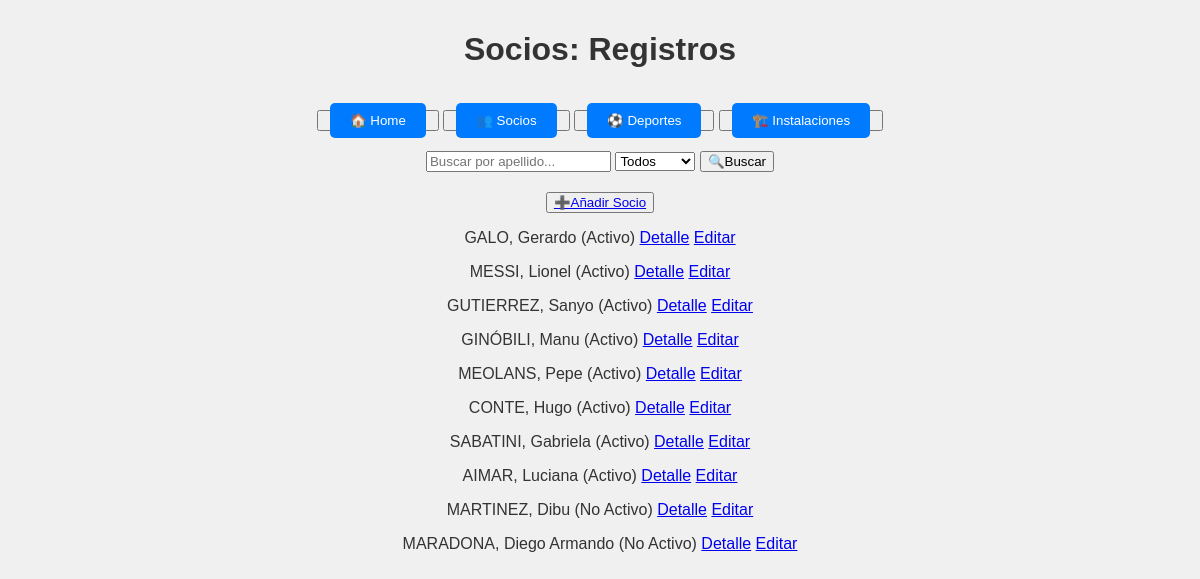
Page /socios/ on the earlier database version.
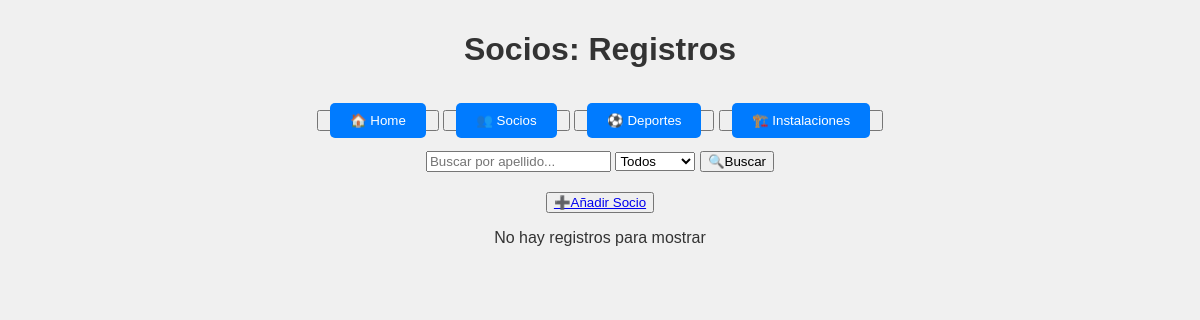
Same page on the later database version.
### club/models.py (models this page shows, shortened)
class Socio(models.Model):
    deportes = models.ManyToManyField('Deporte', related_name='socios')
    nombre = models.CharField(max_length=50)
    apellido = models.CharField(max_length=50, db_index=True)
    fecha_nacimiento = models.DateField(null=False, blank=False)
    correo_electronico = models.EmailField(blank=True, null=True)
    activo = models.BooleanField(default=True)

### club/views.py (the view)
# urls.py: path('socios/', SocioListView.as_view(), name='socio_list'),
class SocioListView(ListView):
    model = Socio
    template_name = 'club/socio_list.html'
    context_object_name = 'object_list'
    def get_queryset(self):
        queryset = Socio.objects.all()
        apellido = self.request.GET.get('apellido')
        estado = self.request.GET.get('estado')
        if apellido:
            queryset = queryset.filter(apellido__icontains=apellido)
        if estado != '' and estado is not None:
            queryset = queryset.filter(activo=estado == '1')
        return queryset

### templates/club/socio_list.html (shortened to what this page needs)
{% extends 'club/base.html' %}
{% block titulo %}
    Socios: Registros
{% endblock titulo %}
{% block main %}
    <form method="get" style="margin-bottom: 20px;">
        <input type="text" name="apellido" placeholder="Buscar por apellido..." value="{{ request.GET.apellido|default_if_none:'' }}">
        <select name="estado">
            <option value="">Todos</option>
        </select>
        <button type="submit">🔍Buscar</button>
    </form>
    <button>
        <a href="{% url 'socio_create' %}">➕Añadir Socio</a>
    </button>
    {% for object in object_list %}
        <p>
            {{ object.apellido|upper }}, {{ object.nombre }}
            {% if object.activo %} (Activo) {% else %} (No Activo) {% endif %}
            <a href="{% url 'socio_detail' object.id %}">Detalle</a>
            <a href="{% url 'socio_edit' object.id %}">Editar</a>
        </p>
    {% empty %}
        <p> No hay registros para mostrar </p>
    {% endfor %}
{% endblock main %}

### templates/club/base.html (shortened to what this page needs)
<!DOCTYPE html>
<html lang="es">
<head>
</head>
<body>
    <header>
        <h1>{% block titulo %}{% endblock titulo %}</h1>
    </header>
    <nav>
        {% include 'club/navbar.html' %}
    </nav>
    <main>
        {% block main %}{% endblock main %}
    </main>
</body>
</html>

### templates/club/navbar.html
<button><a href="{% url 'index' %}">🏠 Home</a></button>
<button><a href="{% url 'socio_list' %}">👥 Socios</a></button>
<button><a href="{% url 'deporte_list' %}">⚽ Deportes</a></button>
<button><a href="{% url 'instalaciones_list' %}">🏗️ Instalaciones</a></button>

### templates/club/base.html (style rules this page uses)
body { font-family: 'Arial', sans-serif; margin: 0; padding: 0; background: #f0f0f0; color: #333; }
header, nav, main { text-align: center; padding: 10px; }
nav a { color: white; background: #007bff; padding: 10px 20px; text-decoration: none; border-radius: 5px; margin: 5px; }

Differences in the rows shown:
removed Socio: apellido "GALO", nombre "Gerardo", activo "(Activo)"
removed Socio: apellido "MESSI", nombre "Lionel", activo "(Activo)"
removed Socio: apellido "GUTIERREZ", nombre "Sanyo", activo "(Activo)"
removed Socio: apellido "GINÓBILI", nombre "Manu", activo "(Activo)"
removed Socio: apellido "MEOLANS", nombre "Pepe", activo "(Activo)"
removed Socio: apellido "CONTE", nombre "Hugo", activo "(Activo)"
removed Socio: apellido "SABATINI", nombre "Gabriela", activo "(Activo)"
removed Socio: apellido "AIMAR", nombre "Luciana", activo "(Activo)"
removed Socio: apellido "MARTINEZ", nombre "Dibu", activo "(No Activo)"
removed Socio: apellido "MARADONA", nombre "Diego Armando", activo "(No Activo)"
Other differences:
text now shown: "No hay registros para mostrar"
